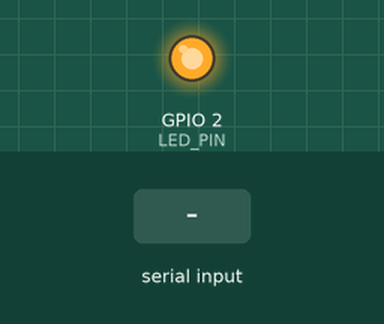
The sketch below on a simulated ESP8266 (NodeMCU). On the bench: output pins drawn as LEDs (lit = HIGH). Inputs (shaded band) come from the test bench. WiFi joins after 1.5 s; servers stay silent unless stated; uploads are accepted with an empty reply; what the sketch prints to the serial monitor is not drawn.

Above: at 2.7 s.
2.8 s: "lock" received over Serial
5.8 s: "unlock" received over Serial
At 7.7 s:
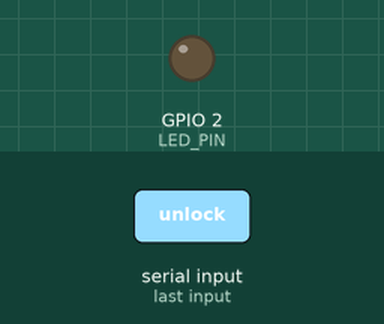
8.8 s: "status" received over Serial
At 11.4 s:
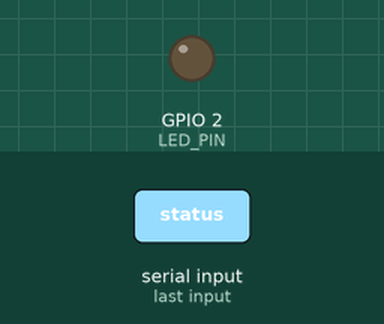
11.8 s: "command" received over Serial
14.6 s: "," received over Serial
Timing chart, 0 to 18.4 s (numbered marks = the images above; inputs shaded):
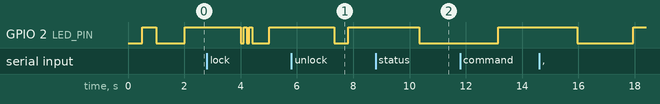

The sketch:

sketch_nov12a.ino
```cpp
/*
 * ESP32/NodeMCU Test Code for Smart Lock Backend Integration
 * API-based command system (no WebSocket)
 */

#include <ESP8266WiFi.h>
#include <ESP8266HTTPClient.h>
#include <WiFiClient.h>

// WiFi credentials
const char* ssid = "GlobeAtHome_5B8F1_2.4";
const char* password = "42D54DFF";

// Server configuration
const char* serverURL = "http://192.168.254.110:8080";
const char* hardwareId = "ESP32_TEST_001";

#define LED_PIN 2

// Connection status
bool wifiConnected = false;
bool backendConnected = false;

// Timing variables
unsigned long lastHeartbeat = 0;
unsigned long lastStatusUpdate = 0;
unsigned long lastCommandCheck = 0;
unsigned long lastLEDUpdate = 0;
const unsigned long heartbeatInterval = 30000; // 30 seconds
const unsigned long statusInterval = 30000; // 1 minute
const unsigned long commandInterval = 1000; // 5 seconds

// Lock state
bool isLocked = true;

void setup() {
  Serial.begin(115200);

  pinMode(LED_PIN, OUTPUT);
  digitalWrite(LED_PIN, HIGH); // LED OFF initially

  WiFi.begin(ssid, password);
  Serial.print("Connecting to WiFi");

  while (WiFi.status() != WL_CONNECTED) {
    digitalWrite(LED_PIN, !digitalRead(LED_PIN));
    delay(500);
    Serial.print(".");
  }

  wifiConnected = true;
  digitalWrite(LED_PIN, LOW); // LED ON when connected
  Serial.println();
  Serial.println("WiFi connected!");
  Serial.print("IP address: ");
  Serial.println(WiFi.localIP());

  Serial.println("ESP32 Smart Lock initialized!");
  Serial.println("API-based system - polling for commands every 5 seconds");
}

void loop() {
  if (millis() - lastHeartbeat > heartbeatInterval) {
    sendHeartbeat();
    lastHeartbeat = millis();
  }

  if (millis() - lastStatusUpdate > statusInterval) {
    sendStatusUpdate();
    lastStatusUpdate = millis();
  }

  if (millis() - lastCommandCheck > commandInterval) {
    checkForCommands();
    lastCommandCheck = millis();
  }

  updateStatusLED();
  handleSerialCommands();

  delay(100);
}

void sendHeartbeat() {
  WiFiClient client;
  HTTPClient http;

  http.begin(client, String(serverURL) + "/api/hardware/heartbeat");
  http.addHeader("Content-Type", "application/json");

  String payload = "{\"hardware_id\":\"" + String(hardwareId) + "\"}";
  int httpCode = http.POST(payload);

  if (httpCode == 200) {
    backendConnected = true;
    String response = http.getString();
    Serial.println("Heartbeat: " + response);

    digitalWrite(LED_PIN, HIGH);
    delay(100);
    digitalWrite(LED_PIN, LOW);
  } else {
    backendConnected = false;
    Serial.println("Heartbeat failed: " + String(httpCode));
  }

  http.end();
}

void sendStatusUpdate() {
  WiFiClient client;
  HTTPClient http;

  http.begin(client, String(serverURL) + "/api/hardware/status");
  http.addHeader("Content-Type", "application/json");

  String payload = "{\"hardware_id\":\"" + String(hardwareId) + "\",\"is_locked\":" + (isLocked ? "true" : "false") + "}";
  int httpCode = http.POST(payload);

  if (httpCode == 200) {
    Serial.println("Status updated");
  } else {
    Serial.println("Status update failed: " + String(httpCode));
  }

  http.end();
}

void checkForCommands() {
  WiFiClient client;
  HTTPClient http;

  http.begin(client, String(serverURL) + "/api/hardware/command");
  http.addHeader("Content-Type", "application/json");

  String payload = "{\"hardware_id\":\"" + String(hardwareId) + "\"}";
  int httpCode = http.POST(payload);

  if (httpCode == 200) {
    String response = http.getString();
    Serial.println("Command response: " + response); // ADD THIS DEBUG LINE

     if (response.indexOf("unlock") > -1 && response.indexOf("command") > -1) {
      String commandId = extractCommandId(response);
      Serial.println("UNLOCK command received!");
      unlockDoor();
      confirmCommand(commandId, "completed");
    }
    else if (response.indexOf("lock") > -1 && response.indexOf("command") > -1 && response.indexOf("unlock") == -1) {
      String commandId = extractCommandId(response);
      Serial.println("LOCK command received!");
      lockDoor();
      confirmCommand(commandId, "completed");
    }
  } else {
    Serial.println("Command check failed: " + String(httpCode)); // ADD THIS
  }

  http.end();
}

String extractCommandId(String response) {
  int start = response.indexOf("\"command_id\":") + 13;
  int end = response.indexOf(",", start);
  if (end == -1) end = response.indexOf("}", start);
  return response.substring(start, end);
}

void confirmCommand(String commandId, String status) {
  if (commandId.length() == 0) return;

  WiFiClient client;
  HTTPClient http;

  http.begin(client, String(serverURL) + "/api/hardware/confirm");
  http.addHeader("Content-Type", "application/json");

  String payload = "{\"command_id\":" + commandId + ",\"status\":\"" + status + "\"}";
  int httpCode = http.POST(payload);

  if (httpCode == 200) {
    Serial.println("Command confirmed: " + commandId);
  }

  http.end();
}

void lockDoor() {
  isLocked = true;
  Serial.println("🔒 Door LOCKED");

  for(int i = 0; i < 3; i++) {
    digitalWrite(LED_PIN, HIGH);
    delay(100);
    digitalWrite(LED_PIN, LOW);
    delay(100);
  }

  sendStatusUpdate();
}

void unlockDoor() {
  isLocked = false;
  Serial.println("🔓 Door UNLOCKED");

  digitalWrite(LED_PIN, HIGH);
  delay(500);
  digitalWrite(LED_PIN, LOW);

  sendStatusUpdate();
}

void updateStatusLED() {
  if (millis() - lastLEDUpdate > 2000) {
    if (wifiConnected && backendConnected) {
      digitalWrite(LED_PIN, LOW); // LED ON = all good
    } else {
      digitalWrite(LED_PIN, !digitalRead(LED_PIN)); // Blink = issues
    }
    lastLEDUpdate = millis();
  }
}

void handleSerialCommands() {
  if (Serial.available()) {
    String command = Serial.readString();
    command.trim();

    if (command == "lock") {
      lockDoor();
    } else if (command == "unlock") {
      unlockDoor();
    } else if (command == "status") {
      printStatus();
    } else if (command == "test") {
      runFullTest();
    }
  }
}

void printStatus() {
  Serial.println("\n=== Device Status ===");
  Serial.println("Hardware ID: " + String(hardwareId));
  Serial.println("WiFi: " + String(wifiConnected ? "✓ Connected" : "✗ Disconnected"));
  Serial.println("Backend: " + String(backendConnected ? "✓ Connected" : "✗ Disconnected"));
  Serial.println("IP Address: " + WiFi.localIP().toString());
  Serial.println("Lock Status: " + String(isLocked ? "🔒 LOCKED" : "🔓 UNLOCKED"));
  Serial.println("Server URL: " + String(serverURL));
  Serial.println("====================");
}

void runFullTest() {
  Serial.println("\n=== Running Full System Test ===");
  sendHeartbeat();
  sendStatusUpdate();
  checkForCommands();

  Serial.println("\nAPI-based system working!");
  Serial.println("Commands: 'status', 'lock', 'unlock', 'test'");
  Serial.println("=====================================");
}
```

Measured:
- after the input at 5.8 s, GPIO 2 (LED_PIN): HIGH → LOW after 1.5 s instead of 1.2 s
- after the input at 8.8 s, GPIO 2 (LED_PIN): HIGH → LOW after 1.5 s instead of 1.0 s
